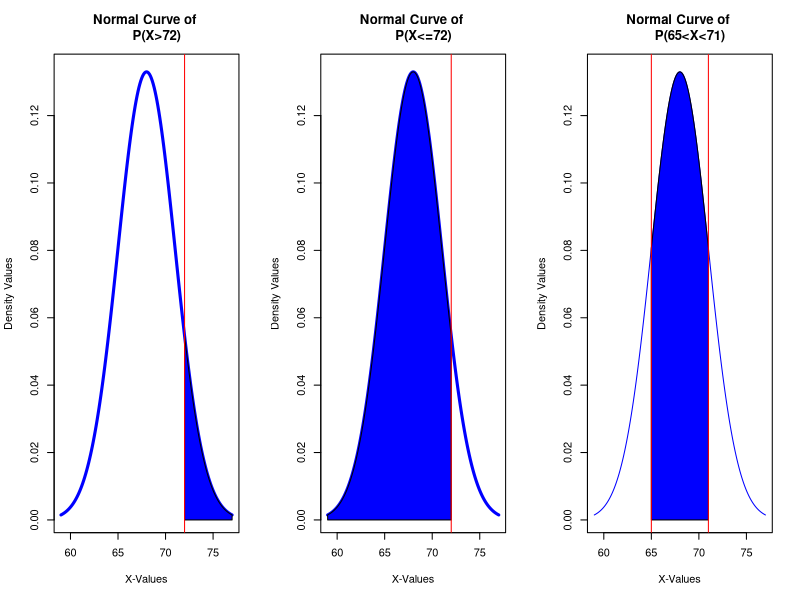

Recreate this plot in R.
N=300
N
Mean=68
Mean
Sd=3
Sd
Px72=pnorm(q=72,mean=Mean,sd=Sd,lower.tail=F)
Px72
Apprx_no_of_students1=round(N*Px72)
Apprx_no_of_students1
lower_bound= Mean-3*Sd
lower_bound
upper_bound= Mean+3*Sd
upper_bound
x1=seq(from= lower_bound, to=upper_bound, by=0.1)
x1
y1=dnorm(x1, mean = Mean, sd = Sd)
y1
par(mfrow=c(1,3))
plot(x1, y1, type = "l", lty = 1, col = "blue", xlab = "X-Values", ylab = "Density Values", main = "Normal Curve of 
     P(X>72)", lwd=3)
x1=seq(from=72, to=upper_bound, by=0.1)
y1=dnorm(x1, mean = Mean, sd = Sd)
polygon(c(72,x1,upper_bound),c(0,y1,0),col="blue")
abline(v=72, col="red")
Px_72=pnorm(q=72,mean=Mean,sd=Sd,lower.tail=T)
Px_72
Apprx_no_of_students2=round(N*Px_72)
Apprx_no_of_students2
x2=seq(from= lower_bound, to=upper_bound, by=0.1)
x2
y2=dnorm(x2, mean = Mean, sd = Sd)
y2
plot(x2, y2, type = "l", lty = 1, col = "blue", xlab = "X-Values", ylab = "Density Values", main = "Normal Curve of 
     P(X<=72)", lwd=3)
x2=seq(from=lower_bound, to=72, by=0.1)
y2=dnorm(x2, mean = Mean, sd = Sd)
polygon(c(lower_bound,x2,72),c(0,y2,0),col="blue")
abline(v=72, col="red")
Px_65_71=pnorm(q=71,mean=Mean,sd=Sd,lower.tail=T)- pnorm(q=65,mean=Mean,sd=Sd,lower.tail=T)
Px_65_71
Apprx_no_of_students3=round(N*Px_65_71)
Apprx_no_of_students3
x3=seq(from=lower_bound, to=upper_bound, by=0.1)
x3
y3=dnorm(x3, mean = Mean, sd = Sd)
y3
plot(x3, y3, type = "l", lty = 1, col = "blue", xlab = "X-Values", ylab = "Density Values", main = "Normal Curve of 
     P(65<X<71)")

x3=seq(from=65, to= 71, by=0.1)
y3=dnorm(x3, mean = Mean, sd = Sd)
polygon(c(65,x3,71),c(0,y3,0),col="blue")
abline(v=c(65,71), col="red")
cat("Approximate number of students have masses containing:\n")
cat("(i) greater than 72kgs:", round(Apprx_no_of_students1), "\n")
cat("(ii) less than or equal to72 kgs:", round(Apprx_no_of_students2), "\n")
cat("(iii) between 65 and 71 kgs:", round(Apprx_no_of_students3), "\n")